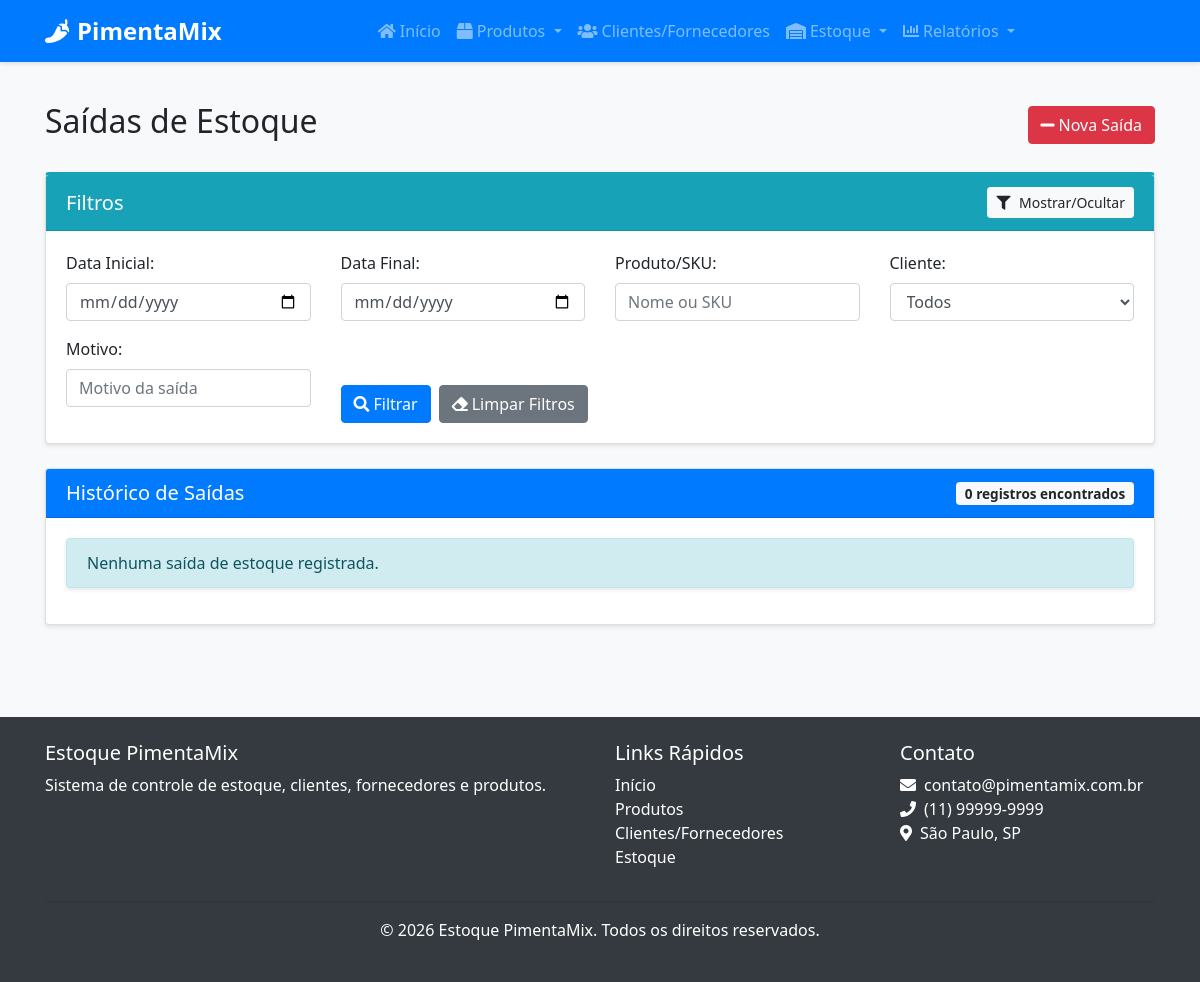
Before: /estoque/saidas with the older database file.
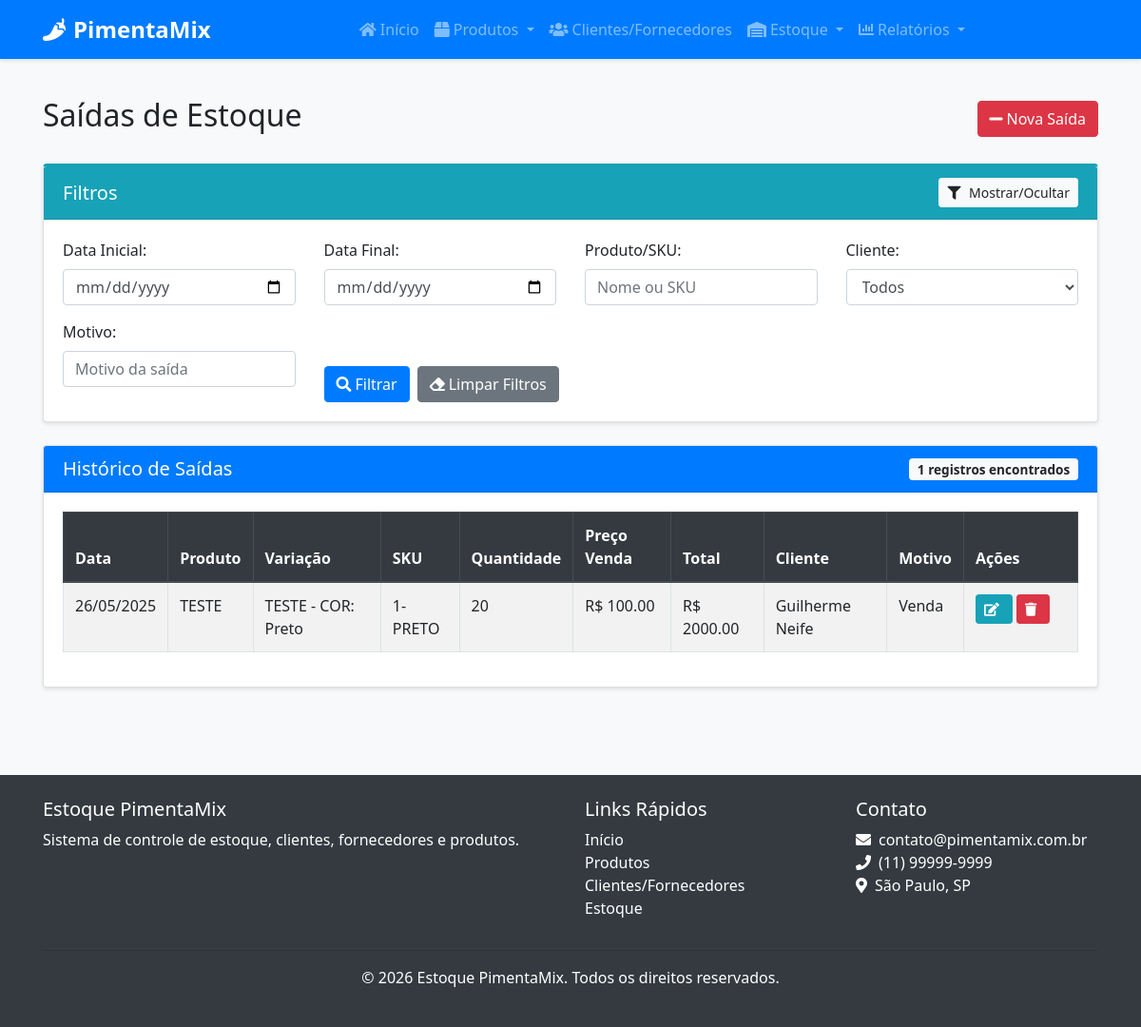
After: the same page with the newer database file.
### src/models/estoque.py (models this page shows, shortened)
class SaidaEstoque(db.Model):
    __tablename__ = 'saida_estoque'
    id = db.Column(db.Integer, primary_key=True)
    variacao_id = db.Column(db.Integer, db.ForeignKey('produto_variacao.id'), nullable=False)
    quantidade = db.Column(db.Integer, nullable=False)
    preco_venda = db.Column(db.Float, nullable=False)  # Novo campo
    valor_total = db.Column(db.Float, nullable=False)  # Novo campo
    data = db.Column(db.DateTime, default=datetime.utcnow)
    cliente_id = db.Column(db.Integer, db.ForeignKey('cliente_fornecedor.id'), nullable=True)
    motivo = db.Column(db.String(100), nullable=True)
    observacao = db.Column(db.Text, nullable=True)

### src/models/produto.py (models this page shows, shortened)
class Produto(db.Model):
    __tablename__ = 'produto'
    id = db.Column(db.Integer, primary_key=True) # Corrigido: Indentação removida
    nome = db.Column(db.String(100), nullable=False)
    descricao = db.Column(db.Text, nullable=True)
    sku_base = db.Column(db.String(50), nullable=True, unique=True) # Adicionado SKU Base
    isbn = db.Column(db.String(20), nullable=True) # Adicionado ISBN
    categoria_id = db.Column(db.Integer, db.ForeignKey('categoria.id'), nullable=False)
    fornecedor_id = db.Column(db.Integer, db.ForeignKey('cliente_fornecedor.id'), nullable=True)
    data_cadastro = db.Column(db.DateTime, default=datetime.utcnow) # Corrigido: Removido 'mentos'
    variacoes = db.relationship('ProdutoVariacao', backref='produto', lazy=True, cascade="all, delete-orphan")

class ProdutoVariacao(db.Model):
    __tablename__ = 'produto_variacao'
    id = db.Column(db.Integer, primary_key=True)
    produto_id = db.Column(db.Integer, db.ForeignKey('produto.id'), nullable=False)
    nome = db.Column(db.String(100), nullable=False)
    sku = db.Column(db.String(50), nullable=False, unique=True)
    preco_venda = db.Column(db.Float, nullable=False)
    quantidade_atual = db.Column(db.Integer, default=0)
    estoque_minimo = db.Column(db.Integer, default=5)
    atributos_valores = db.relationship('AtributoValor', secondary=produto_variacao_atributo_valor,
                                       backref=db.backref('variacoes', lazy=True))
    entradas = db.relationship('EntradaEstoque', backref='variacao', lazy=True)
    saidas = db.relationship('SaidaEstoque', backref='variacao', lazy=True)

### src/models/cliente_fornecedor.py (models this page shows, shortened)
class ClienteFornecedor(db.Model):
    __tablename__ = 'cliente_fornecedor'
    id = db.Column(db.Integer, primary_key=True)
    nome = db.Column(db.String(100), nullable=False)
    razao_social = db.Column(db.String(100), nullable=True)
    nome_fantasia = db.Column(db.String(100), nullable=True)
    cpf_cnpj = db.Column(db.String(20), nullable=True, unique=True)
    email = db.Column(db.String(100), nullable=False)
    telefone = db.Column(db.String(20), nullable=False)
    endereco = db.Column(db.Text, nullable=True)
    observacoes = db.Column(db.Text, nullable=True)
    eh_cliente = db.Column(db.Boolean, default=False)
    eh_fornecedor = db.Column(db.Boolean, default=False)
    data_cadastro = db.Column(db.DateTime, default=datetime.utcnow)
    responsaveis = db.relationship('Responsavel', backref='cliente_fornecedor', lazy=True, cascade="all, delete-orphan")
    contatos = db.relationship('Contato', backref='cliente_fornecedor', lazy=True, cascade="all, delete-orphan")
    produtos_fornecidos = db.relationship('Produto', backref='fornecedor', lazy=True)
    entradas_estoque = db.relationship('EntradaEstoque', backref='fornecedor', lazy=True)
    saidas_estoque = db.relationship('SaidaEstoque', backref='cliente', lazy=True)

### src/routes/estoque.py (the view, shortened to what this page needs)
@estoque_bp.route('/saidas', methods=['GET', 'POST'])
def saidas():
    data_inicio = request.args.get('data_inicio', '')
    data_fim = request.args.get('data_fim', '')
    produto_busca = request.args.get('produto_busca', '')
    cliente_id = request.args.get('cliente_id', '')
    motivo = request.args.get('motivo', '')
    query = SaidaEstoque.query
    if data_inicio:
        data_inicio = datetime.strptime(data_inicio, '%Y-%m-%d')
        query = query.filter(SaidaEstoque.data >= data_inicio)
    if data_fim:
        data_fim = datetime.strptime(data_fim, '%Y-%m-%d')
        data_fim = data_fim.replace(hour=23, minute=59, second=59)
        query = query.filter(SaidaEstoque.data <= data_fim)
    if cliente_id and cliente_id != '0':
        query = query.filter(SaidaEstoque.cliente_id == cliente_id)
    if motivo:
        query = query.filter(SaidaEstoque.motivo.ilike(f'%{motivo}%'))
    saidas = query.order_by(SaidaEstoque.data.desc()).all()
    clientes = ClienteFornecedor.query.filter_by(eh_cliente=True).all()
    return render_template('estoque/saidas.html',
                          saidas=saidas,
                          clientes=clientes,
                          filtros={
                              'data_inicio': data_inicio,
                              'data_fim': data_fim,
                              'produto_busca': produto_busca,
                              'cliente_id': cliente_id,
                              'motivo': motivo
                          })

### src/templates/estoque/saidas.html (shortened to what the changed rows need)
{% extends "base.html" %}
{% block content %}
<div class="container">
    <div class="d-flex justify-content-between align-items-center mb-4">
        <h2>Saídas de Estoque</h2>
    </div>
    <div class="card">
        <div class="card-header bg-primary text-white d-flex justify-content-between align-items-center">
            <h5 class="mb-0">Histórico de Saídas</h5>
            <span class="badge badge-light">{{ saidas|length }} registros encontrados</span>
        </div>
        <div class="card-body">
            {% if saidas %}
                <div class="table-container">
                    <table class="table table-striped table-bordered">
                        <thead class="thead-dark">
                            <tr>
                                <th>Data</th>
                                <th>Produto</th>
                                <th>Variação</th>
                                <th>SKU</th>
                                <th>Quantidade</th>
                                <th>Preço Venda</th>
                                <th>Total</th>
                                <th>Cliente</th>
                                <th>Motivo</th>
                                <th width="120">Ações</th>
                            </tr>
                        </thead>
                        <tbody>
                            {% for saida in saidas %}
                                <tr>
                                    <td>{{ saida.data.strftime('%d/%m/%Y') }}</td>
                                    <td>{{ saida.variacao.produto.nome }}</td>
                                    <td>{{ saida.variacao.nome }}</td>
                                    <td>{{ saida.variacao.sku }}</td>
                                    <td>{{ saida.quantidade }}</td>
                                    <td>R$ {{ "%.2f"|format(saida.preco_venda) }}</td>
                                    <td>R$ {{ "%.2f"|format(saida.valor_total) }}</td>
                                    <td>{{ saida.cliente.nome if saida.cliente else '-' }}</td>
                                    <td>{{ saida.motivo or '-' }}</td>
                                    <td>
                                        <a href="{{ url_for('estoque.editar_saida', id=saida.id) }}" class="btn btn-sm btn-info">
                                            <i class="fas fa-edit"></i>
                                        </a>
                                        <button type="button" class="btn btn-sm btn-danger btn-excluir" data-id="{{ saida.id }}">
                                            <i class="fas fa-trash"></i>
                                        </button>
                                    </td>
                                </tr>
                            {% endfor %}
                        </tbody>
                    </table>
                </div>
            {% else %}
                <div class="alert alert-info">
                    Nenhuma saída de estoque registrada.
                </div>
            {% endif %}
        </div>
    </div>
</div>
{% endblock %}

Changed rows visible on the page:
added SaidaEstoque: data "26/05/2025", variacao.produto.nome "TESTE", variacao.nome "TESTE - COR: Preto", variacao.sku "1-PRETO", quantidade "20", preco_venda "100.00", valor_total "2000.00", cliente "Guilherme Neife", motivo "Venda"
Other visible differences:
{{ saidas|length }}: "0" → "1"
text no longer shown: "Nenhuma saída de estoque registrada."
text now shown: "Data Produto Variação SKU Quantidade Preço Venda Total Cliente Motivo Ações"
